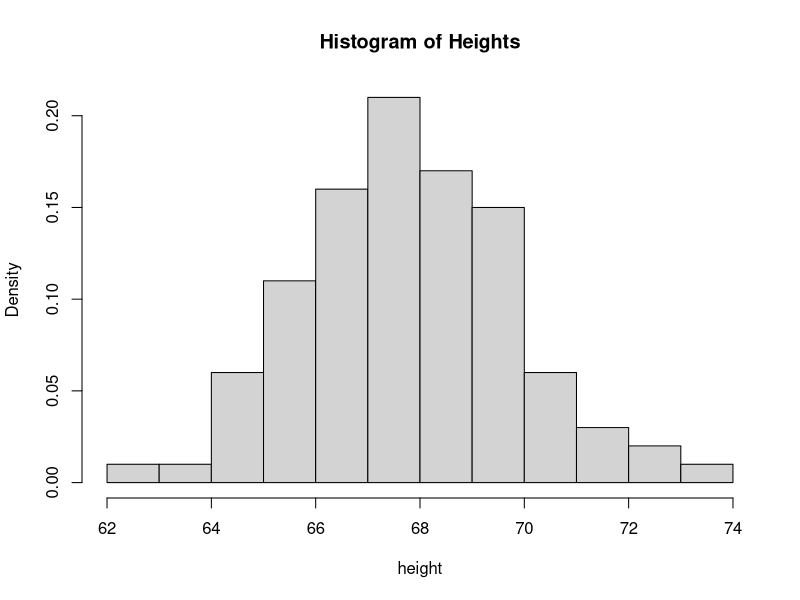
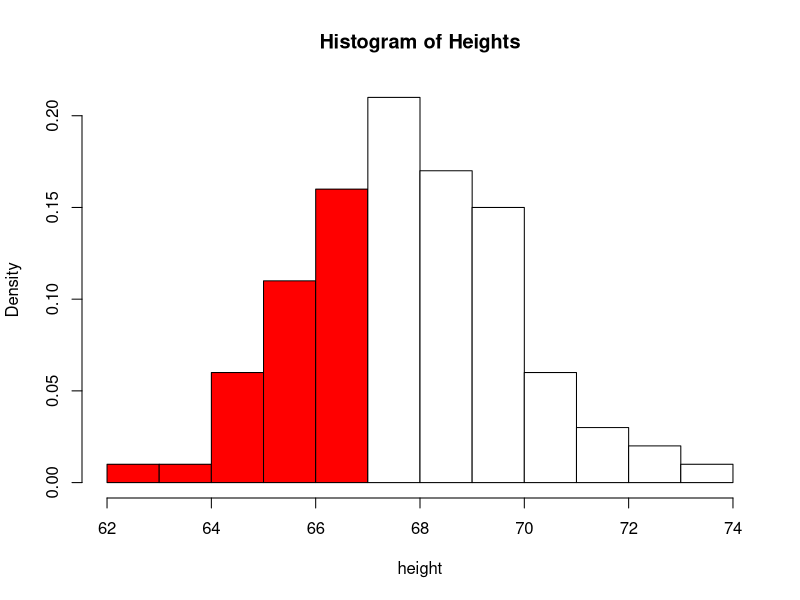
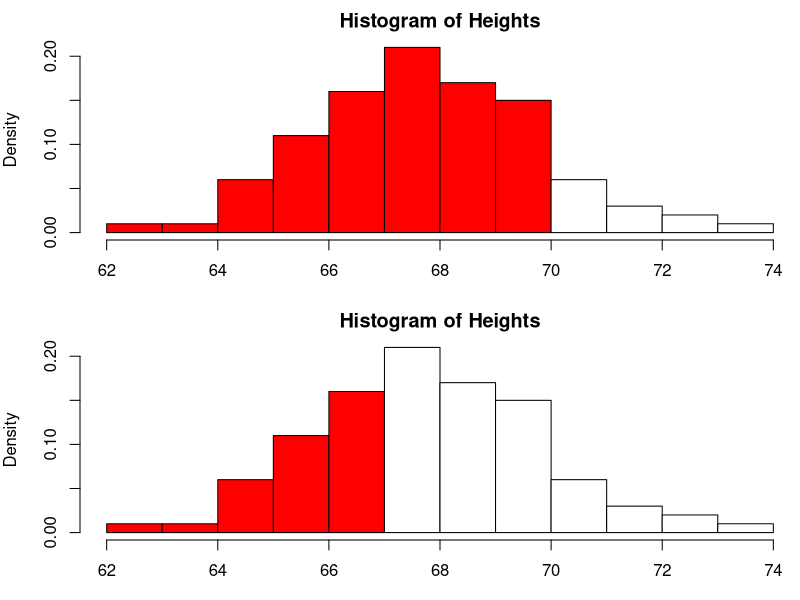
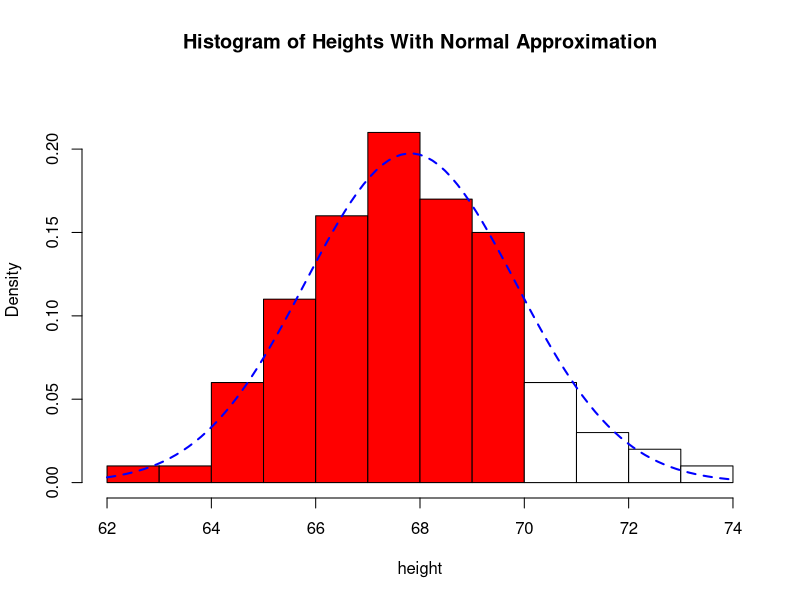
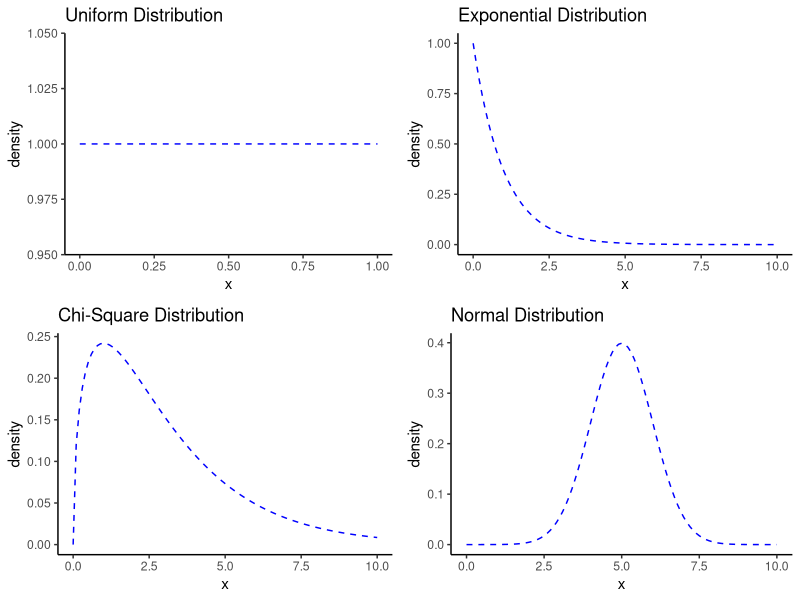
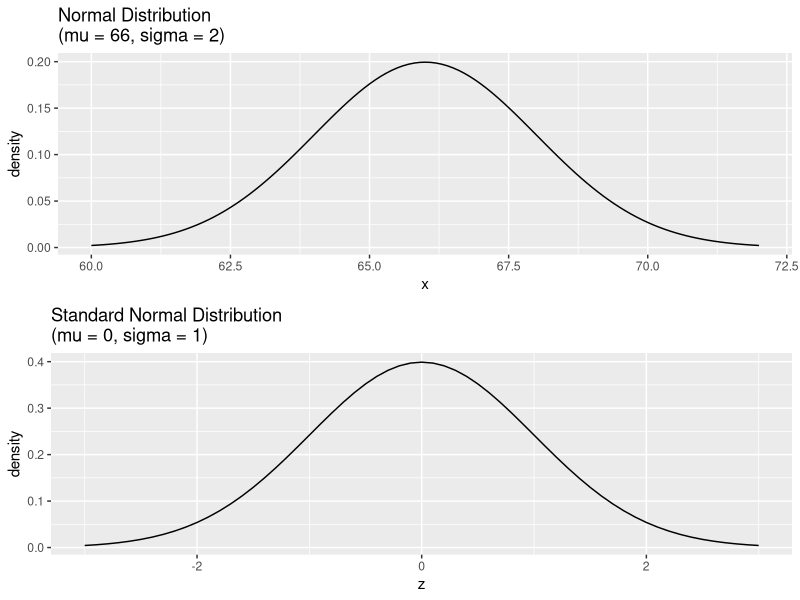
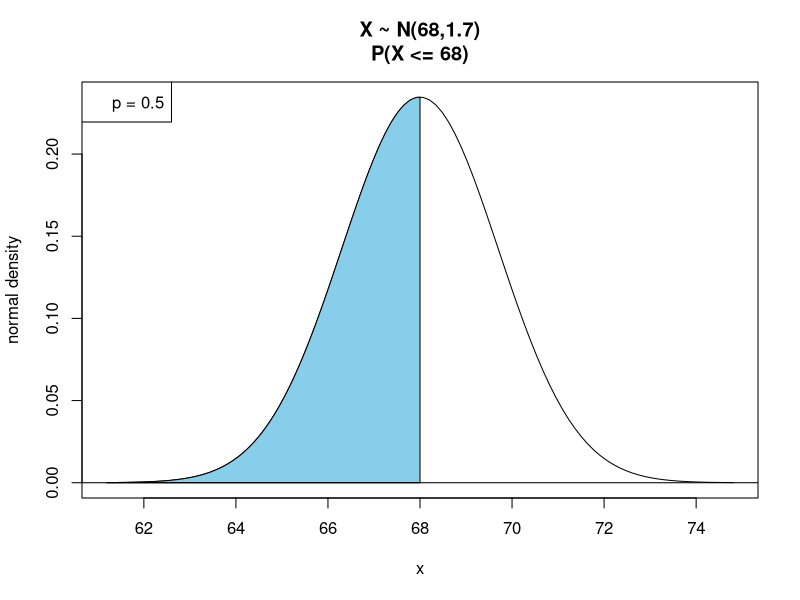
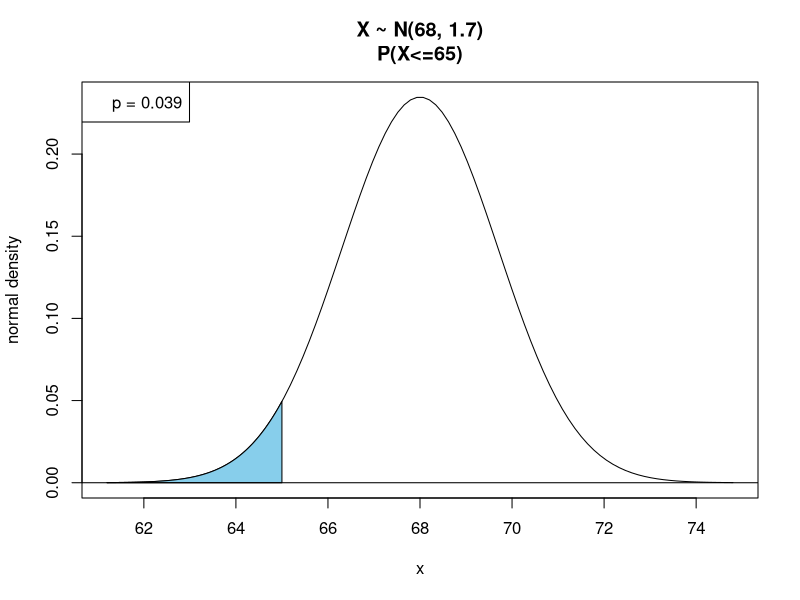

Generate these figures, in order, with R: (Note: this script raises an error after producing the figures.)
##################################################################
# The normal distribution
##################################################################

library(ggplot2)
library(dplyr)
library(cowplot)

##################################################################
# create a vector of heights
##################################################################
heights <- c(68.54, 69.85, 69.8, 67.56, 67.36, 64.63, 72.24, 67.34, 64.24, 
    67.22, 69.73, 70.52, 66.47, 67.64, 66.78, 66.89, 66.75, 65.95, 
    64.11, 64.88, 68.91, 68.52, 68.23, 67.3, 67.62, 67.97, 66.11, 
    63.65, 66.85, 67.13, 71.15, 65.08, 67.86, 68.23, 72.65, 68.87, 
    65.69, 66.54, 68.88, 69.79, 70.04, 65.87, 65.21, 69.82, 71.25, 
    68.09, 65.69, 70.82, 66.96, 68.16, 65.53, 70.05, 67.75, 69.1, 
    64.05, 66.11, 68.35, 64.81, 68.85, 69.54, 67.7, 69.68, 68.58, 
    67.29, 69.82, 66.73, 70.81, 66.95, 67.88, 66, 68.43, 65.33, 66.94, 
    66.27, 66.8, 69.81, 67.86, 70.15, 66.94, 68.07, 69.41, 67.83, 
    69.06, 69.38, 65.97, 69.41, 68.87, 71.95, 67.16, 68.47, 65.86, 
    67.48, 66.04, 62.36, 67.06, 69.63, 73.08, 67.33, 68.25, 67.35)

##################################################################
# This function constructs a histogram of X while optionally shading
# all values corresponding to P(X <= obs), and optionally adding
# a density curve if density = TRUE
# ... are additional arguments to hist
##################################################################
shaded.hist <- function(X, hist = TRUE, density = FALSE, obs = NULL, ...) {
  h <- hist(X, plot = FALSE)
  col <- rep("white", length(h$breaks))
  ylim <- NULL
  if (density) {
    m <- max( max(h$density), dnorm(mean(X), mean = mean(X), sd = sd(X)))
    m <- m +0.1*m  
    ylim <- c(0,m)
  }
  
  if (hist & !is.null(obs)) {
     col[h$breaks<obs] = "red"
  }
  lty <- 1
  if (!hist) lty <- 0
  hist(X, prob = TRUE, ylim = ylim, col = col, lty = lty, ...)
  
  if (density) {
    curve(dnorm(x, mean = mean(X), sd = sd(X)), col = "blue", lty = 2, lwd = 2, add = TRUE)
  }
}


#################################################
## If an individual is randomly selected, what 
## is the probability their height is less than
## or equal to 67 inches?
#################################################

hist(heights, prob = TRUE, main = "Histogram of Heights", xlab = "height")
p <- sum(heights <= 67) / length(heights)

#####################################################
## We can visualize this on a histogram. Let
## X be the height of a randomly selected individual
## P (X <= 67) is the cumulative density of
## the red bars, while P (X > 67) is the 
## cumulative density of the white bars, or
## 1 - P(X <=67)
#####################################################
shaded.hist(heights, obs = 67, main = "Histogram of Heights", xlab = "height")


#####################################################
## What is the probability P (67 < X < 70)?
## We can take:  P(X <=70) - P(X <= 67)
#####################################################

par.orig <- par(mfrow = c(2,1), mar = c(3,4,2,0))
shaded.hist(heights, obs=70, main = "Histogram of Heights", xlab = "height")
shaded.hist(heights, obs=67, main = "Histogram of Heights", xlab = "height")
par(par.orig)

###################################################################
# In practice, probability distributions are visualized by curves
# which (approximately) reflect the distribution 
# (shape of the data) and probability density across the sample 
# space. The cumulative density is equivalent to the area under 
# the curve
###################################################################

shaded.hist(heights, density = TRUE, obs = 70, main = "Histogram of Heights With Normal Approximation", xlab = "height")

###################################################################
# Several distributions are given below. However we will focus
# on the most widely used distribution, the normal distribution
# (or bell curve)
###################################################################


# set up data frames with (x,y) values for various distributions
# for given 'x' values, use 'mutate' to add the corresponding 'y' value (density)
data.unif <- data.frame(x = seq(0,1,by=.1)) %>% mutate(y = dunif(x))
data.exp <- data.frame(x = seq(0,10,by=.1)) %>% mutate(y = dexp(x))
data.chisq <- data.frame(x = seq(0,10,by=.1)) %>% mutate(y = dchisq(x, df = 3))
data.norm <- data.frame(x = seq(0,10,by=.1)) %>% mutate(y = dnorm(x, mean = 5, sd = 1))

# generate each plot
plot.unif <- ggplot(data.unif, aes(x, y)) + geom_line(color = "blue", lty = 2) +
  ggtitle("Uniform Distribution") + labs(x = "x", y = "density") + theme_classic()
plot.exp <- ggplot(data.exp, aes(x, y)) + geom_line(color = "blue", lty = 2) +
  ggtitle("Exponential Distribution") + labs(x = "x", y = "density") + theme_classic()
plot.chisq <- ggplot(data.chisq, aes(x, y)) + geom_line(color = "blue", lty = 2) +
  ggtitle("Chi-Square Distribution") + labs(x = "x", y = "density") + theme_classic()
plot.norm <- ggplot(data.norm, aes(x, y)) + geom_line(color = "blue", lty = 2) +
  ggtitle("Normal Distribution") + labs(x = "x", y = "density") + theme_classic()

# display multiple plots on a grid (from cowplot)
plot_grid(plot.unif, plot.exp, plot.chisq, plot.norm)



###################################################################
# The normal distribution is completely specified by its mean
# and standard deviation
###################################################################

# normal distribution with mean = 60 and sd = 72
d1 <- data.frame(x = seq(60,72,by=.1)) %>% mutate(y=dnorm(x, mean = 66, sd = 2))
p1 <- ggplot(data = d1, aes(x, y)) + geom_line() +
  ggtitle("Normal Distribution\n(mu = 66, sigma = 2)")  + ylab("density")

# normal distribution with mean = 0 and sd = 1 (i.e., standard normal distribution)
d2 <- data.frame(x = seq(-3,3,by=.1)) %>% mutate(y=dnorm(x, mean = 0, sd = 1))
p2 <- ggplot(data = d2, aes(x, y)) + geom_line() +
  ggtitle("Standard Normal Distribution\n(mu = 0, sigma = 1)")  + 
  ylab("density") + xlab("z")

# plot both distributions
plot_grid(p1, p2, nrow = 2)

########################################################################
# Suppose heights are normally distributed with mean = 68 and 
# sd = 1.7 inches. Find the probability that a randomly selected 
# person is less than (or equal to) 70 inches tall 
#
# pnorm(a, mean = mu, sd = sd) returns P(X <= a) when X ~ N(mu, sd)
#
########################################################################

pnorm(70, mean = 68, sd = 1.7)


########################################################################
# Shades the area under the normal curve between a and b 
# This area corresponds to P (a <= x <= b) when X ~ N (mean, sd)
# For P (x <= b) set a = -Inf
# For P (x >= a) set b = Inf
########################################################################
shade.norm <- function(a,b, mean = 0, sd = 1,  ...) {
  m1 <- mean-4*sd
  if (!is.infinite(a)) m1 = min(a,m1)
  m2 <- mean+4*sd
  if (!is.infinite(b)) m2 = max(b,m2)
  
  x <- seq(m1,m2, length.out = 100)
  plot(x, dnorm(x, mean = mean, sd = sd), type = "l", ylab = "normal density", ...)
  if (is.infinite(a)) a <- m1
  if (is.infinite(b)) b <- m2
  r <- seq(a,b,length.out=100)
  cord.x <- c(a,r,b)
  cord.y <- c(0,dnorm(r, mean = mean, sd = sd),0)
  polygon(cord.x,cord.y,col='skyblue')
  abline(h = 0)

  p <- pnorm(b, mean = mean, sd = sd) - pnorm(a, mean = mean, sd = sd)
  legend("topleft", legend = paste("p = ", round(p,3), sep = ""))
  
}


########################################################################
# Assume that X ~ N(68, 1.7).
# 1. Find P(X <= 68)
# 2. Find P(X <= 65)
# 3. Find P(X > 65)
# 4. Find P(64.6 <= X <= 71.4)
########################################################################

#1. P(X <= 68)
shade.norm(-Inf, 68, mean = 68, sd = 1.7, 
           main = "X ~ N(68,1.7)\nP(X <= 68)")  # or
pnorm(68, mean = 68, sd = 1.7)

#2. P(X <= 65)
shade.norm(-Inf, 65, mean = 68, sd = 1.7,
           main = "X ~ N(68, 1.7)\nP(X<=65)")  # or
pnorm(65, mean = 68, sd = 1.7)

#3. P(X > 65)
shade.norm(65, Inf, mean = 68, sd = 1.7,
           main = "X ~ N(68, 1.7)\nP(X>65)")  # or

1 - pnorm(65, mean = 68, sd = 1.7)

# for probabilies of the form P(X > a), you can
# also use pnorm with lower.tail = FALSE
pnorm(65, mean = 68, sd = 1.7, lower.tail = FALSE)

#4. P(64.6 <= X <= 71.4)
shade.norm(64.6, 71.4, mean = 68, sd = 1.7,
           main = "X ~ N(68, 1.7)\nP(64.6 <= X <= 71.4)")  # or
pnorm(71.4, mean = 68, sd = 1.7) - pnorm(64.6, mean = 68, sd = 1.7)


########################################################################
# Percentiles (quantiles) from the normal distribution
# Assume still that X ~ N(68, 1.7)
# What is the 75th percentile?
# What is the 90th percentile?
########################################################################

qnorm(.75, mean = 68, sd = 1.7)
qnorm(.90, mean = 68, sd = 1.7)

########################################################################
# Verify 90th percentile
########################################################################
q <- qnorm(.90, mean = 68, sd =1.7)
shade.norm(-Inf, q, mean = 68, sd = 1.7, 
           main = "90th percentile of X ~ N(68, 1.7)")


########################################################################
# Suppose that X is normally distributed. Find the probabilty
# that a randomly selected value from X is more than 2 standard
# deviations above the mean.
########################################################################

# P(Z > 2)
1 - P(Z < 2)

1 - pnorm(2, mean = 0, sd = 1)
1 - pnorm(2)
